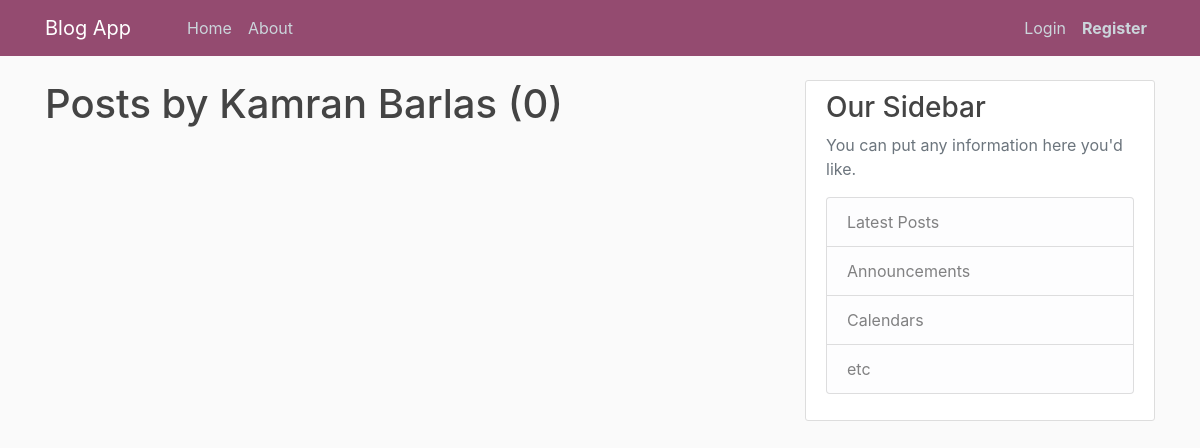
The app's page /user/Kamran Barlas, older data.
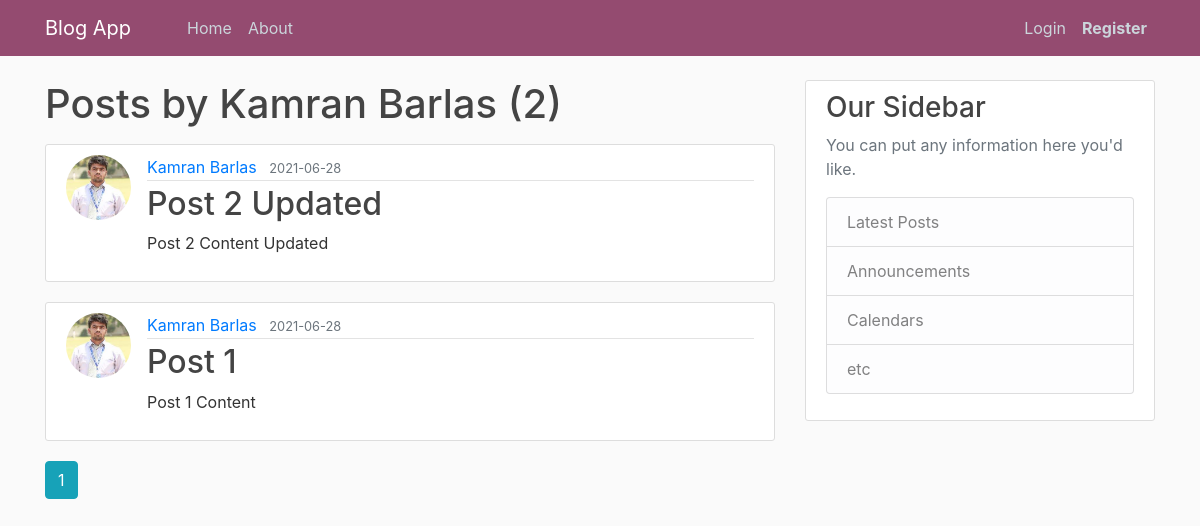
The same page, newer data.
### flaskblog/models.py (models this page shows, shortened)
class Post(db.Model):
    id = db.Column(db.Integer, primary_key=True)
    title = db.Column(db.String(100), nullable=False)
    date_posted = db.Column(db.DateTime, nullable=False, default=datetime.utcnow)
    content = db.Column(db.Text, nullable=False)
    user_id = db.Column(db.Integer, db.ForeignKey('user.id'), nullable=False)

class User(db.Model, UserMixin):
    id = db.Column(db.Integer, primary_key=True)
    username = db.Column(db.String(20), unique=True, nullable=False)
    email = db.Column(db.String(120), unique=True, nullable=False)
    image_file = db.Column(db.String(20), nullable=False, default='default.jpg')
    password = db.Column(db.String(60), nullable=False)
    posts = db.relationship('Post', backref='author', lazy=True)

### flaskblog/users/routes.py (the view)
@users.route("/user/<string:username>")
def user_posts(username):
    page = request.args.get('page', 1, type=int)
    user = User.query.filter_by(username=username).first_or_404()
    posts = Post.query.filter_by(author=user)\
        .order_by(Post.date_posted.desc())\
        .paginate(page=page, per_page=5)
    return render_template('user_posts.html', posts=posts, user=user)

### flaskblog/templates/user_posts.html
{% extends "layout.html" %}
{% block content %}
    <h1 class="mb-3">Posts by {{ user.username }} ({{ posts.total }})</h1>
    {% for post in posts.items %}
        <article class="media content-section">
          <img class="rounded-circle article-img" src="{{ url_for('static', filename='profile_pics/' +
           post.author.image_file) }}">
          <div class="media-body">
            <div class="article-metadata">
              <a class="mr-2" href="{{ url_for('users.user_posts', username=post.author.username) }}">
                  {{ post.author.username }}</a>
              <small class="text-muted">{{ post.date_posted.strftime('%Y-%m-%d') }}</small>
            </div>
            <h2><a class="article-title" href="{{ url_for('posts.post', post_id=post.id) }}">{{ post.title }}</a></h2>
            <p class="article-content">{{ post.content }}</p>
          </div>
        </article>
    {% endfor %}
    {% for page_num in posts.iter_pages(left_edge=1, right_edge=1, left_current=1, right_current=2) %}
      {% if page_num %}
        {% if posts.page == page_num %}
          <a class="btn btn-info mb-4" href="{{ url_for('users.user_posts', username=user.username, page=page_num) }}">
              {{ page_num }}</a>
        {% else %}
          <a class="btn btn-outline-info mb-4" href="{{ url_for('users.user_posts', username=user.username, page=page_num) }}">
              {{ page_num }}</a>
        {% endif %}
      {% else %}
        ...
      {% endif %}
    {% endfor %}
{% endblock content %}

Row changes from the older to the newer data that the page shows:
added Post: image_file (picture), author.username "Kamran Barlas", date_posted "2021-06-28", title "Post 2 Updated", content "Post 2 Content Updated"
added Post: image_file (picture), author.username "Kamran Barlas", date_posted "2021-06-28", title "Post 1", content "Post 1 Content"
Text that changed along with them:
{{ posts.total }}: "0" → "2"
new list line: "1"
